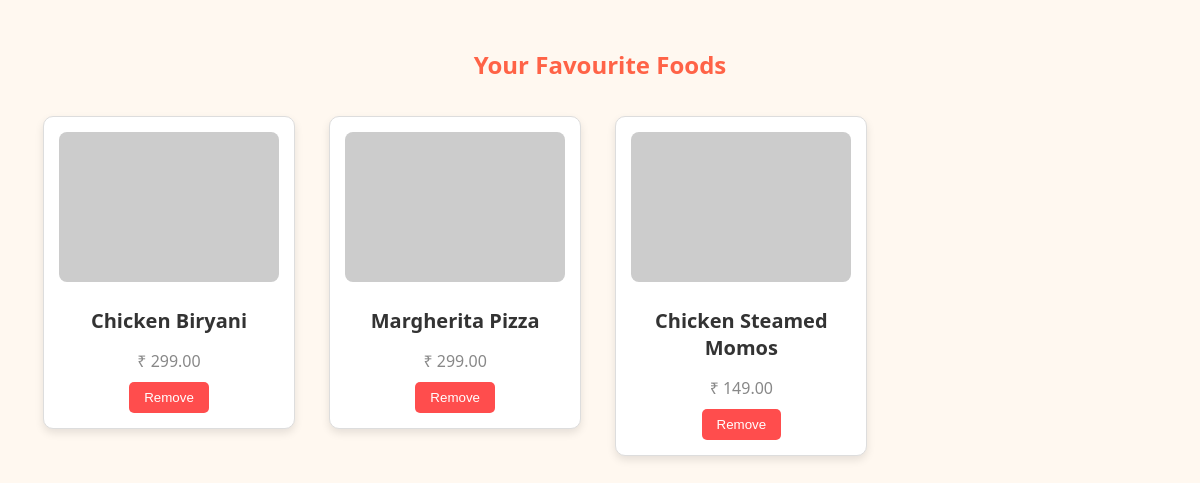
/favourite.php (signed in), run on the app's committed database.
### tables this page shows
CREATE TABLE IF NOT EXISTS `favourites` (
    `id`        INT(11) NOT NULL AUTO_INCREMENT,
    `user_id`   VARCHAR(150) NOT NULL,
    `food_id`   INT(11) NOT NULL,
    `food_name` VARCHAR(200) DEFAULT NULL,
    `image`     VARCHAR(300) DEFAULT NULL,
    `price`     DECIMAL(10,2) DEFAULT 0.00,
    `added_at`  TIMESTAMP DEFAULT CURRENT_TIMESTAMP,
    PRIMARY KEY (`id`),
    UNIQUE KEY `unique_fav` (`user_id`, `food_id`)
);

### favourite.php (the view, shortened to what this page needs)
<?php
$conn = mysqli_connect("localhost", "root", "", "fooddb");
$email = $_SESSION['user'];
$res = mysqli_query($conn, "SELECT * FROM favourites WHERE user_id = '$email'");
?>
<!DOCTYPE html>
<html lang="en">
<head>
</head>
<body>
    <h2>Your Favourite Foods</h2>
    <?php
    if (mysqli_num_rows($res) > 0) {
        while ($row = mysqli_fetch_assoc($res)) {
            echo "
            <div class='card'>
                <img src='{$row['image']}' alt=''>
                <h3>{$row['food_name']}</h3>
                <p>₹ {$row['price']}</p>
                <form method='post' action='remove_fav.php'>
                    <input type='hidden' name='id' value='{$row['id']}'>
                    <button class='btn'>Remove</button>
                </form>
            </div>
            ";
        }
    } else {
        echo "<p style='text-align:center; color:gray;'>No favourites added yet.</p>";
    }
    ?>
</body>
</html>

### favourite.php (style rules this page uses)
body { font-family: 'Segoe UI', sans-serif; background: #fff8f0; padding: 20px; }
h2 { text-align: center; color: #ff6347; }
.card { border: 1px solid #ddd; border-radius: 10px; padding: 15px; margin: 15px; background: #fff; box-shadow: 0 4px 8px rgba(0,0,0,0.1); display: inline-block; width: 220px; vertical-align: top; text-align: center; }
.card img { width: 100%; height: 150px; border-radius: 8px; object-fit: cover; margin-bottom: 10px; }
.card h3 { margin: 10px 0 5px; font-size: 20px; color: #333; }
.card p { color: #888; margin-bottom: 10px; }
.btn { background: #ff4d4d; color: white; padding: 8px 15px; border: none; border-radius: 5px; cursor: pointer; }

### data on the page
favourites: food_name "Chicken Biryani", price "299.00"
favourites: food_name "Margherita Pizza", price "299.00"
favourites: food_name "Chicken Steamed Momos", price "149.00"
